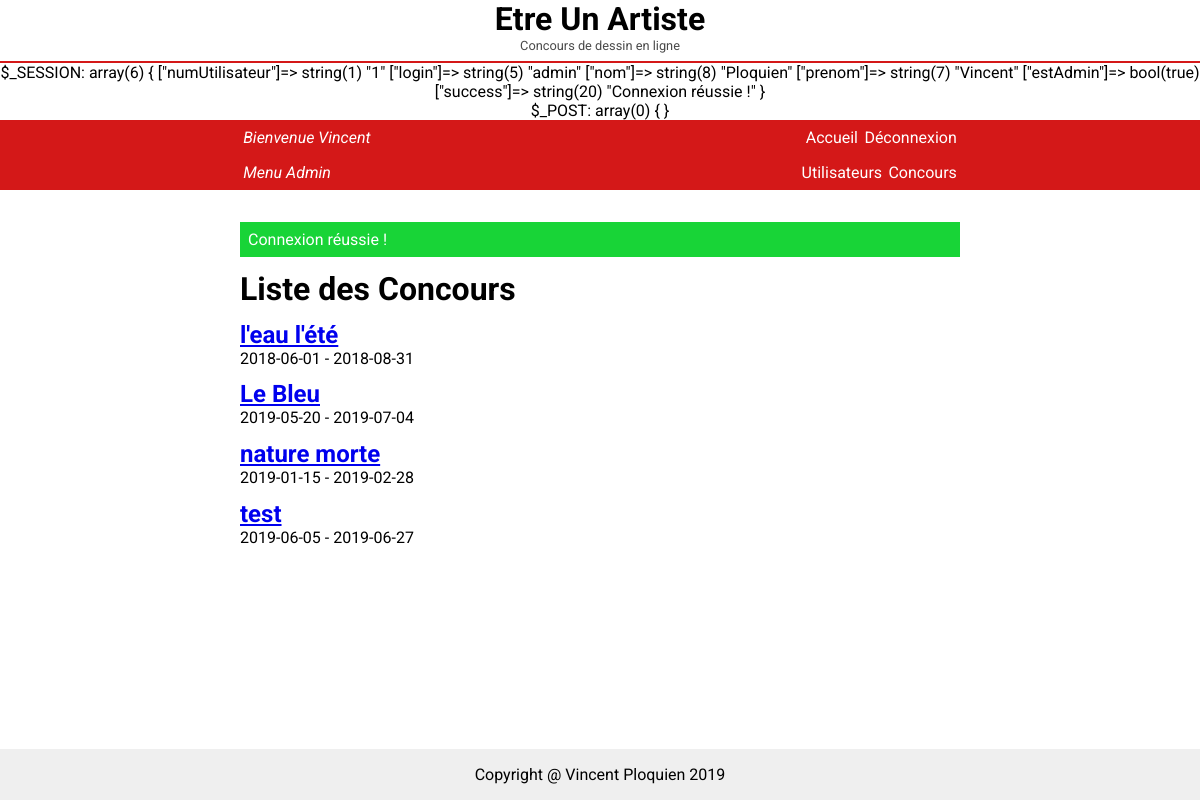
Page /listeConcours.php (signed in) on the committed database.
### tables this page shows
CREATE TABLE IF NOT EXISTS `Concours` (
`numConcours` int(11) NOT NULL,
  `description` tinytext NOT NULL,
  `dateDebut` date DEFAULT NULL,
  `dateFin` date DEFAULT NULL,
  `etat` enum('pas commencé','en cours','attente','évalué') NOT NULL
);

### listeConcours.php (the view, shortened to what this page needs)
<?php
require_once('template/header.php');
$DB = (new Database())->getDB();
?>
<h1>Liste des Concours</h1>
<?php
    $res = $DB->query("SELECT numConcours, description, dateDebut, dateFin FROM Concours;");
    while ($row = $res->fetch_assoc()) {
        echo "<div><h2><a href='/user/concours.php?id=${row['numConcours']}'>${row['description']}</a></h2><p>${row['dateDebut']} - ${row['dateFin']}</p></div>";
    }
?>
<?php
require_once('template/footer.php');
?>

### assets/css/style.css (style rules this page uses)
html { height: 100%; box-sizing: border-box; }
*, *:before, *:after { box-sizing: inherit; }
h1, h2, h3, h4, p, ol, ul { margin: 0; padding: 0; }
body { font-family: 'Roboto', sans-serif; position: relative; margin: 0; padding-bottom: 6rem; min-height: 100%; }
main>div { margin-top: 0.8em; }

### rows in the picture
concours: description "l'eau l'été", dateDebut "2018-06-01", dateFin "2018-08-31"
concours: description "Le Bleu", dateDebut "2019-05-20", dateFin "2019-07-04"
concours: description "nature morte", dateDebut "2019-01-15", dateFin "2019-02-28"
concours: description "test", dateDebut "2019-06-05", dateFin "2019-06-27"

### other values in the picture
$_SESSION["prenom"] "Vincent"
$_SESSION["success"] "Connexion réussie !"
